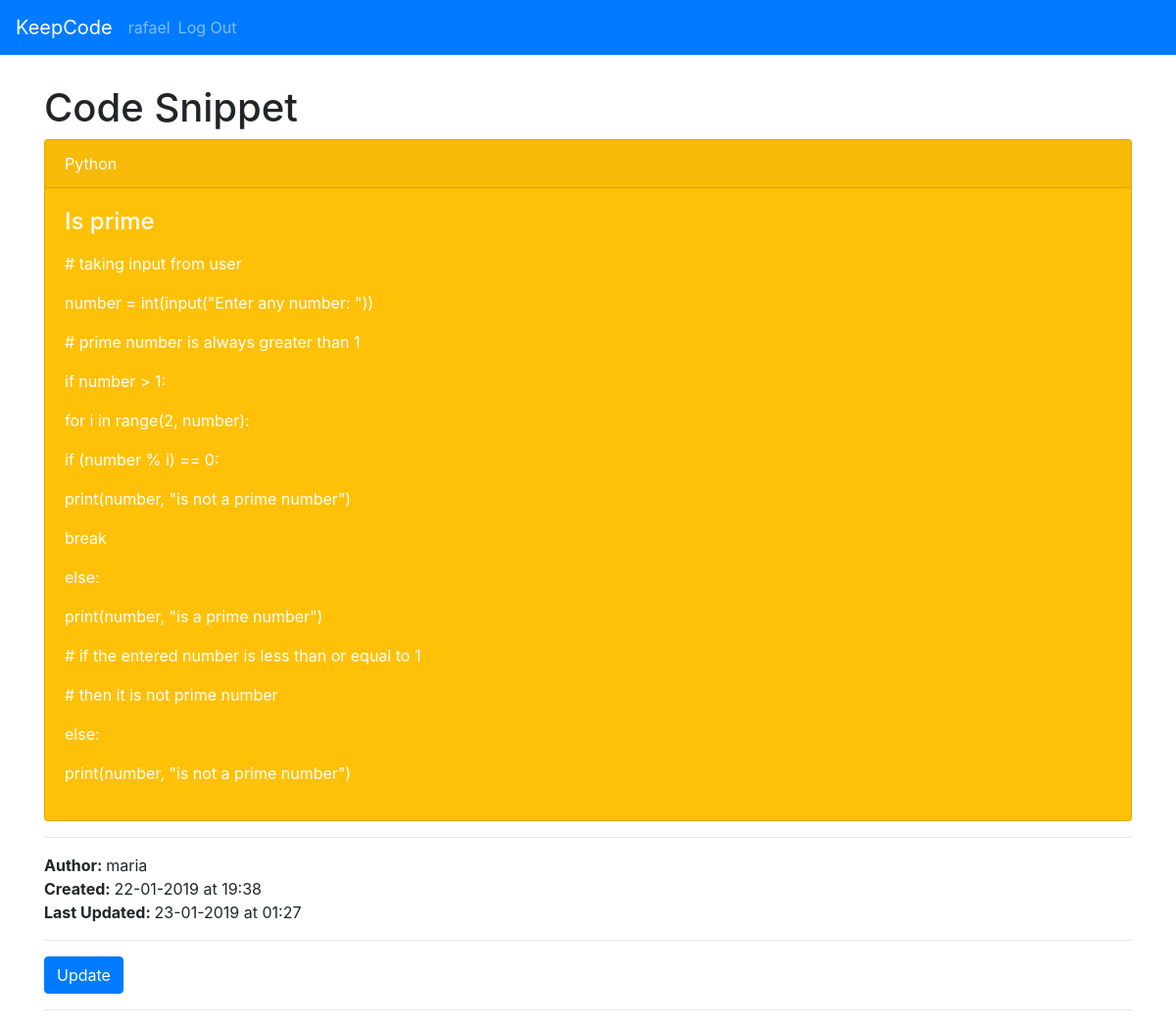
Screenshot of /4/view (signed in) with the database file from the repository.
### tables this page shows
CREATE TABLE user (
  id INTEGER PRIMARY KEY AUTOINCREMENT,
  username TEXT UNIQUE NOT NULL,
  password TEXT NOT NULL,
  last_login TIMESTAMP NOT NULL DEFAULT CURRENT_TIMESTAMP
, online BOOLEAN NOT NULL CHECK (online IN (0,1)) DEFAULT 0);

CREATE TABLE post (
  id INTEGER PRIMARY KEY AUTOINCREMENT,
  author_id INTEGER NOT NULL,
  created TIMESTAMP NOT NULL DEFAULT CURRENT_TIMESTAMP,
  last_updated TIMESTAMP NOT NULL DEFAULT CURRENT_TIMESTAMP,
  title TEXT NOT NULL,
  body TEXT NOT NULL,
  programming_language TEXT NOT NULL, being_updated BOOLEAN NOT NULL CHECK (being_updated IN (0,1)) DEFAULT 0,
  FOREIGN KEY (author_id) REFERENCES user (id)
);

### keepcode/board.py (the view)
@bp.route('/<int:id>/view')
@login_required
def view(id):
    post = get_post(id)
    user_id = post['author_id']
    user = get_user(user_id)
    return render_template('board/view.html', post=post, user=user)

### keepcode/auth.py (called while the page is built)
@bp.before_app_request
def load_logged_in_user():
    user_id = session.get('user_id')
    if user_id is None:
        g.user = None
    else:
        g.user = get_db().execute(
            'SELECT * FROM user WHERE id = ?', (user_id,)
        ).fetchone()

def login_required(view):
    @functools.wraps(view)
    def wrapped_view(**kwargs):
        if g.user is None:
            return redirect(url_for('auth.login'))
        return view(**kwargs)
    return wrapped_view

### keepcode/board.py (called while the page is built)
def get_post(id, check_author=False):
    post = get_db().execute(
        'SELECT p.id, title, body, created, author_id,'
        ' last_updated, programming_language, username, being_updated'
        ' FROM post p JOIN user u ON p.author_id = u.id'
        ' WHERE p.id = ?',
        (id,)
    ).fetchone()
    if post is None:
        abort(404, "Post id {0} doesn't exist.".format(id))
    if check_author and post['author_id'] != g.user['id']:
        abort(403)
    return post

def get_user(id):
    user = get_db().execute(
        'SELECT u.id, username, password, last_login, online'
        ' FROM user u'
        ' WHERE u.id = ?',
        (id,)
    ).fetchone()
    if user is None:
        abort(404, "Post id {0} doesn't exist.".format(id))
    return user

### keepcode/db.py (called while the page is built)
def get_db():
    if 'db' not in g:
        g.db = sqlite3.connect(
            current_app.config['DATABASE'],
            detect_types=sqlite3.PARSE_DECLTYPES
        )
        g.db.row_factory = sqlite3.Row
    return g.db

### keepcode/templates/board/view.html (shortened to what this page needs)
{% extends 'base.html' %}
{% block header %}
  <h1>
    {% block title %}
      Code Snippet
    {% endblock %}
  </h1>
{% endblock %}
{% block content %}
  <div class="card text-white bg-warning mb-9">
    <div class="card-header">{{ post['programming_language'] }}</div>
    <div class="card-body">
      <h4 class="card-title">{{ post['title'] }}</h4>
      <p class="card-text">
        {% for line in post['body'].split('\n') %}
          <p>{{ line }}</p>
        {% endfor %}
      </p>
    </div>
  </div>
  <hr>
  <b>Author: </b>{{ user['username'] }}
  <br/>
  <b>Created: </b>{{ post['created'].strftime("%d-%m-%Y at %H:%M") }}
  <br/>
  <b>Last Updated: </b>{{ post['last_updated'].strftime("%d-%m-%Y at %H:%M") }}
  <hr>
  <div id="update_button">
    {% if post['being_updated'] == 0 %}
      <a class="action" href="{{ url_for('board.update', id=post['id']) }}">
        <button type="button" class="btn btn-primary" value="Update">Update</button>
      </a>
    {% else %}
      <button type="button" class="btn btn-primary" value="Update" disabled>Update</button>
      You can't update this snippet because someone else is currently editing it.
  {% endif %}
  </div>
  <hr>
{% endblock %}

### keepcode/templates/base.html (shortened to what this page needs)
<!doctype html>
<link rel="stylesheet" href="{{ url_for('static', filename='bootstrap.css') }}">
<link rel="stylesheet" href="{{ url_for('static', filename='style.css') }}">
<nav class="navbar navbar-expand-lg navbar-dark bg-primary">
  <a class="navbar-brand" href="{{ url_for('board.index') }}">KeepCode</a>
  <div class="collapse navbar-collapse" id="navbarColor01">
    <ul class="navbar-nav mr-auto">
      {% if g.user %}
        <li class="nav-item">
          <span class="navbar-text">{{ g.user['username'] }}</span>
        </li>
        <li class="nav-item">
          <a class="nav-link" href="{{ url_for('auth.logout') }}">Log Out</a>
        </li>
      {% endif %}
    </ul>
  </div>
</nav>
<section class="content">
  <div class="container">
    <header>
      {% block header %}{% endblock %}
    </header>
    {% block content %}{% endblock %}
  </div>
</section>

### keepcode/static/style.css (style rules this page uses)
.container { margin-top:30px; }

### rows the page displays
user: user.username "rafael"
post: programming_language "Python", title "Is prime", created "22-01-2019 at 19:38", last_updated "23-01-2019 at 01:27"
user: username "maria"

### other values shown
{{ line }} "# taking input from user" "number = int(input(\"Enter any number: \"))" "# prime number is always greater than 1" "if number > 1:" "for i in range(2, number):" "if (number % i) == 0:" "print(number, \"is not a prime number\")" "break" "else:" "print(number, \"is a prime number\")" "# if the entered number is less than or equal to 1" "# then it is not prime number" "else:" "print(number, \"is not a prime number\")"
